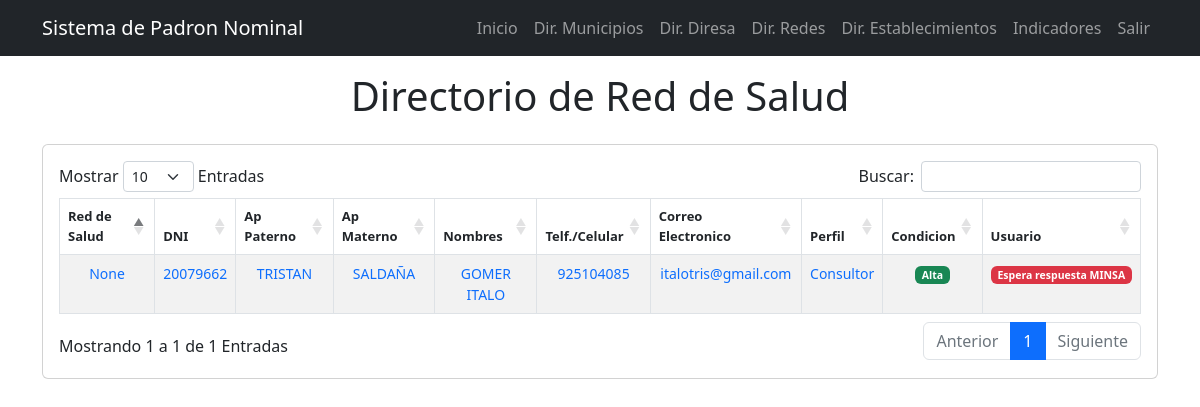
Page /frontend_directorio_red/ (signed in) on the committed database.
### filiacion/models.py (models this page shows, shortened)
class DirectorioRed(models.Model):
    TIPO_USUARIO = [
                    ('diresa', 'diresa'),
                    ('red', 'red'),
                    ('microred', 'microred'),
                    ('establecimiento', 'establecimiento'),
                ]
    PERFIL = [
                ('Consultor', 'Consultor'),
                ('Registrador', 'Registrador'),
            ]
    CONDICION = [
                    ('Alta', 'Alta'),
                    ('Baja', 'Baja'),
                ]
    CUENTA_USUARIO = [
                    ('Si', 'Si'),
                    ('No', 'No'),
                    ('Espera respuesta MINSA', 'Espera respuesta MINSA'),
                ]
    diresa = models.CharField(max_length=100,null=True, blank=True)
    red = models.CharField(max_length=100,null=True, blank=True)
    microred = models.CharField(max_length=100,null=True, blank=True)
    establecimiento = models.CharField(max_length=100,null=True, blank=True)
    tipo_usuario = models.CharField(choices=TIPO_USUARIO, max_length=100, null=True, blank=True)
    documento_identidad = models.CharField(max_length=100,null=True, blank=True)
    apellido_paterno = models.CharField(max_length=100,null=True, blank=True)
    apellido_materno = models.CharField(max_length=200,null=True, blank=True)
    nombres = models.CharField(max_length=200,null=True, blank=True)
    telefono = models.CharField(max_length=200,null=True, blank=True)
    correo_electronico = models.CharField(max_length=200,null=True, blank=True)
    perfil = models.CharField(choices=PERFIL,max_length=100,null=True, blank=True)
    condicion = models.CharField(choices=CONDICION,max_length=100,null=True, blank=True)
    cuenta_usuario = models.CharField(choices=CUENTA_USUARIO,max_length=100,null=True, blank=True)
    contraseña_usuario = models.CharField(max_length=100,null=True, blank=True)
    req_formato = models.FileField(upload_to="filiacion/formato/",null=True, blank=True)
    dateTimeOfUpload_req_formato = models.DateTimeField(auto_now = True,null=True, blank=True)
    req_generales_excel = models.FileField(upload_to="filiacion/excel/",null=True, blank=True)
    dateTimeOfUpload_generales_excel = models.DateTimeField(auto_now = True,null=True, blank=True)

### filiacion/views.py (the view)
# urls.py: path('frontend_directorio_red/', views.frontend_directorio_red, name='frontend_directorio_red'),
def frontend_directorio_red(request):
    directorio_redes= DirectorioRed.objects.all()
    context = {
            'directorio_redes': directorio_redes,
            }
    return render(request, 'frontend/directorio_red.html', context)

### filiacion/templates/frontend/directorio_red.html
{% extends 'base.html' %}
{% block content %}
<main class="container">
    <div class="display-1 text-center py-3">
      <h1>Directorio de Red de Salud</h1>
    </div>
  <section class="card card-body">
    <div class="row">
      <div class="table-responsive">
        <table id="table_padron_red_frontend" class="table table-bordered table-hover table-striped">
          <thead class="text-center" style="font-size: 13px;">
            <tr>
              <th>Red de Salud</th>
              <th>DNI</th>
              <th>Ap Paterno</th>
              <th>Ap Materno</th>
              <th>Nombres</th>
              <th>Telf./Celular</th>
              <th>Correo Electronico</th>
              <th>Perfil</th>
              <th>Condicion</th>
              <th>Usuario</th>
            </tr>
          </thead>
          <tbody class="text-center" style="font-size: 14px;" >
              {% for directorio_red in directorio_redes %}
              <tr>
                <td class="text-primary">{{ directorio_red.diresa }}</td>
                <td class="text-primary">{{ directorio_red.documento_identidad }}</td>
                <td class="text-primary">{{ directorio_red.apellido_paterno }}</td>
                <td class="text-primary">{{ directorio_red.apellido_materno }}</td>
                <td class="text-primary">{{ directorio_red.nombres }}</td>
                <td class="text-primary">{{ directorio_red.telefono }}</td>
                <td class="text-primary">{{ directorio_red.correo_electronico }}</td>
                <td class="text-primary">{{ directorio_red.perfil }}</td>
                {% if directorio_red.condicion == "Alta" %}
                <td>
                  <span class="badge bg-success">{{ directorio_red.condicion }}</span>
                </td>
                {% else %}
                <td>
                  <span class="badge bg-danger">{{ directorio_red.condicion }}</span>
                </td>
                {% endif %}
                {% if directorio_red.cuenta_usuario == "Si" %}
                <td>
                  <span class="badge bg-success">{{ directorio_red.cuenta_usuario }}</span>
                </td>
                {% else %}
                <td>
                  <span class="badge bg-danger">{{ directorio_red.cuenta_usuario }}</span>
                </td>
                {% endif %}
              </tr>
            {% endfor %}
          </tbody>
        </table>
      </div>
    </div>
  </section>
</main>
{% endblock %}

### rows in the picture
DirectorioRed: diresa "None", documento_identidad "20079662", apellido_paterno "TRISTAN", apellido_materno "SALDAÑA", nombres "GOMER ITALO", telefono "925104085", correo_electronico "italotris@gmail.com", perfil "Consultor", condicion "Alta", cuenta_usuario "Espera respuesta MINSA"
